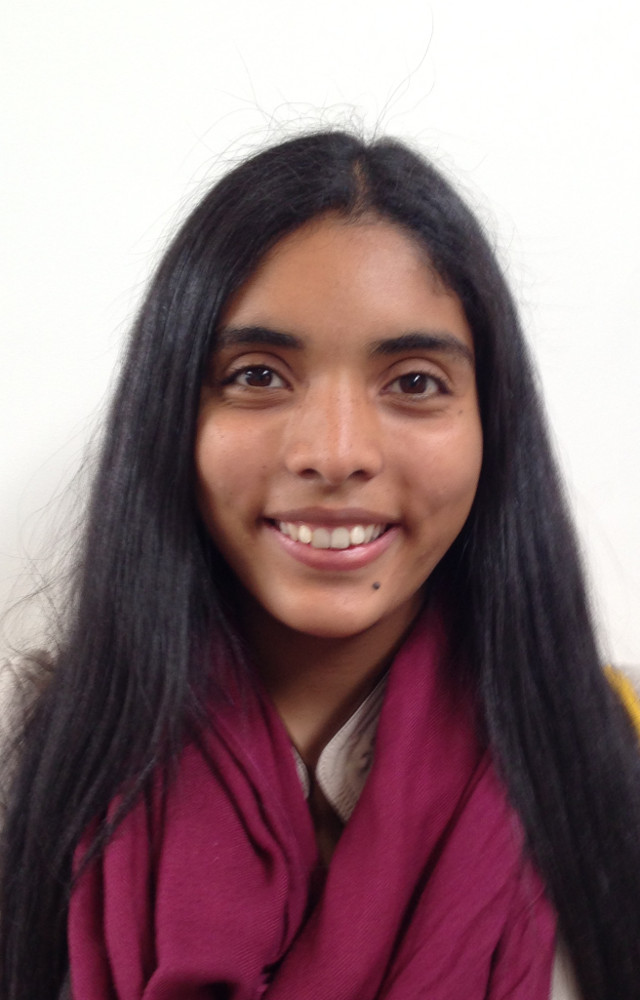
%> input picture Lab/03_Hybrid/cami.jpg, 640 x 1000 px
$ octave hydrid.m   (GNU Octave 9; MATLAB toolbox functions it lacks are replaced by stand-ins)
%> lines starting %> are read from the running program, lines starting %| are printed output that depends on the picture
### Lab/03_Hybrid/vis_hybrid_image.m
function output = vis_hybrid_image(hybrid_image)
%visualize a hybrid image by progressively downsampling the image and
%concatenating all of the images together.

scales = 5; %how many downsampled versions to create
scale_factor = 0.5; %how much to downsample each time
padding = 5; %how many pixels to pad.

original_height = size(hybrid_image,1);
num_colors = size(hybrid_image,3); %counting how many color channels the input has
output = hybrid_image;
cur_image = hybrid_image;

for i = 2:scales
    %add padding
    output = cat(2, output, ones(original_height, padding, num_colors));

    %dowsample image;
    cur_image = imresize(cur_image, scale_factor, 'bilinear');
    %pad the top and append to the output
    tmp = cat(1,ones(original_height - size(cur_image,1), size(cur_image,2), num_colors), cur_image);
    output = cat(2, output, tmp);
end


%code by James Hays

### Lab/03_Hybrid/hydrid.m
%% Laboratorio 3 Visi髇 artificial
% - Im醙enes H韇ridas -
% Juan Sebast韆n D韆z Boada
% Im醙enes: Mar韆 Alejandra D韆z y Mar韆 Camila Segura

close all
clear all
delete 'Alejandra_Segura.jpg'
delete 'Camila_Diaz.jpg'
delete 'piramide_AS.jpg'
delete 'piramide_CD.jpg'
clc
%% Se importan las im醙enes
cami=imread('cami.jpg');
%> cami is the input picture: size 1000x640x3 uint8; mean R, G, B 142.6, 116.7, 121.2
aleja=imread('aleja.jpg');
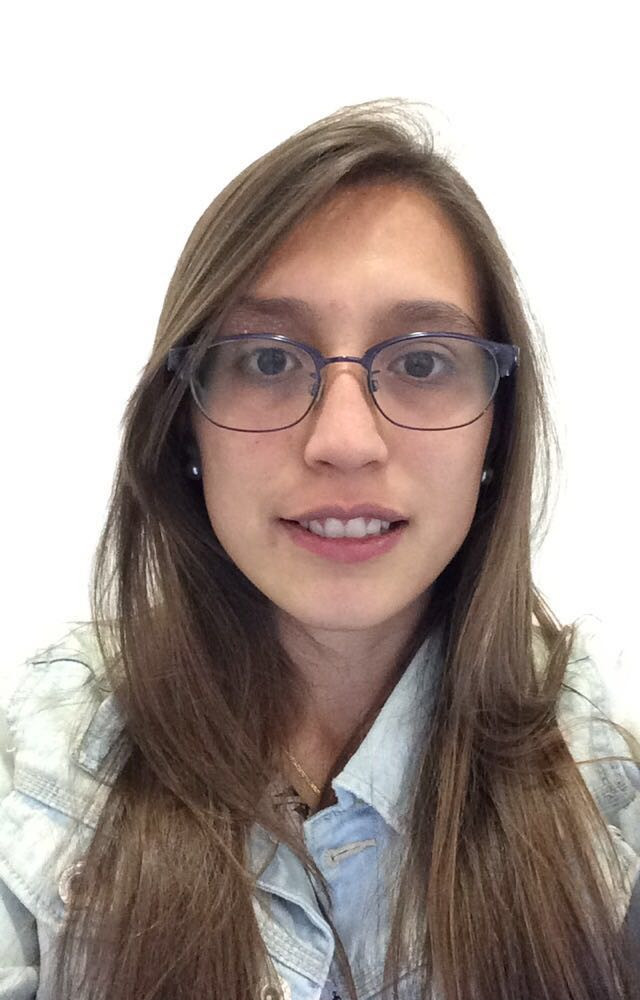
%> input picture Lab/03_Hybrid/aleja.jpg, 640 x 1000 px
%> aleja is the input picture: size 1000x640x3 uint8; mean R, G, B 171.9, 159.2, 153.6
%% Se crea el kernel gaussiano y se filtran las imagenes
% pasa bajas
h=fspecial('gaussian',100,9);
cami_filt=imfilter(cami,h);
aleja_filt=imfilter(aleja,h);
%% Se crean las im醙enes pasa altas
aleja_alto=aleja-aleja_filt;
cami_alto=cami-cami_filt;
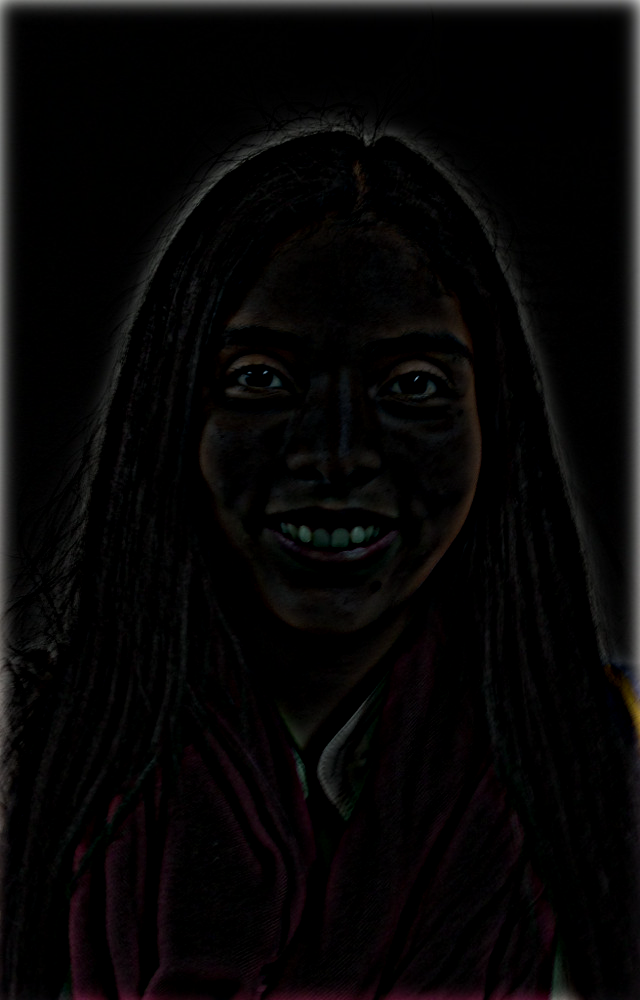
%> cami_alto: size 1000x640x3 uint8; mean R, G, B 7, 6, 6.1
%% Se muestran las imagenes filtradas
figure;
subplot(2,2,1)
imshow(aleja_filt)
subplot(2,2,2)
imshow(cami_filt)
subplot(2,2,3)
imshow(aleja_alto)
subplot(2,2,4)
imshow(cami_alto)
%% Alejandra Segura
% Se suma el bajo de 'Camila' con el alto de 'Alejandra'
AS=aleja_alto+cami_filt;
% Se crea la pir醡ide de la suma
pAS=vis_hybrid_image(AS);
%> after the loop in vis_hybrid_image, `for i = 2:scales`:
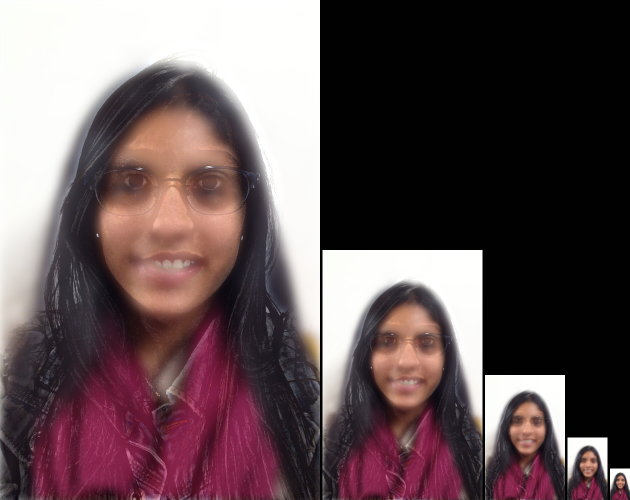
%> output: size 1000x1260x3 uint8 (shown at 1/2 size); mean R, G, B 100, 82.6, 85.5
figure
imshow(AS)
figure
imshow(pAS)
% Se guardan las imagenes en formato jpg
imwrite(AS,'Alejandra_Segura.jpg')
imwrite(pAS,'piramide_AS.jpg')
%% Camila Diaz
% SE suma el bajo de 'Alejandra' con el alto de 'Camila'
CD=aleja_filt+cami_alto;
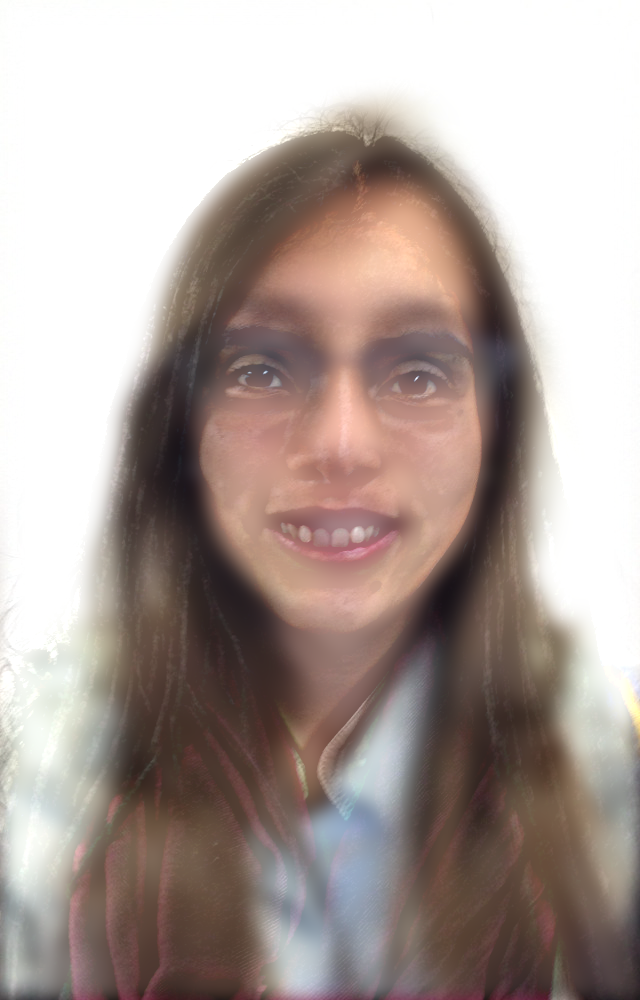
%> CD: size 1000x640x3 uint8; mean R, G, B 174.4, 160.8, 155.2
% Se crea la pir醡ide de la suma
pCD=vis_hybrid_image(CD);
%> the loop in vis_hybrid_image (call 2), `for i = 2:scales` made 4 passes
%> pass 1, in vis_hybrid_image (call 2), `tmp = cat(1,ones(original_height - size(cur_image,1), size(cur_image,2..`:
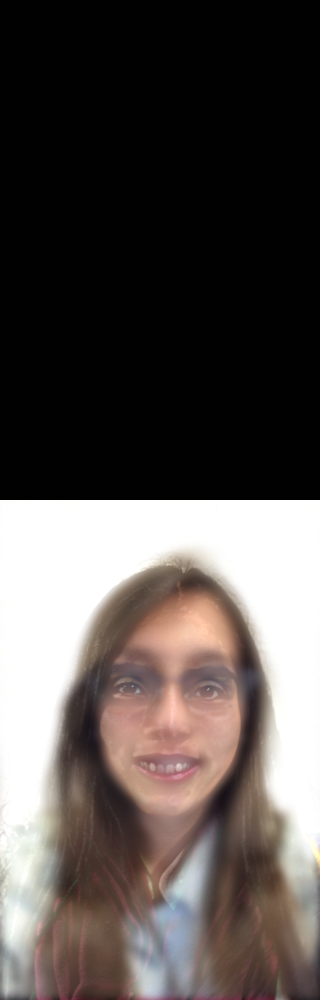
%> tmp: size 1000x320x3 uint8; mean R, G, B 87.7, 80.9, 78.1
%> pass 1, in vis_hybrid_image (call 2), `output = cat(2, output, tmp);`:
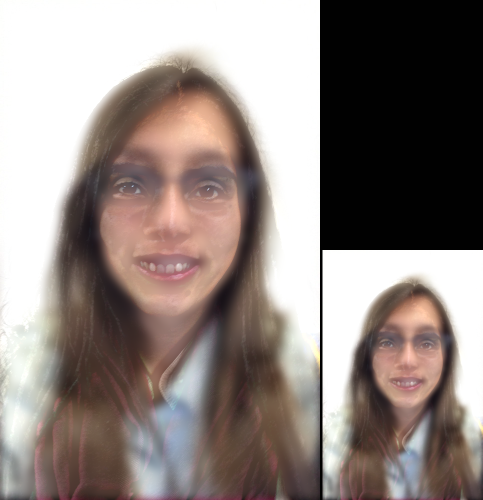
%> output: size 1000x965x3 uint8 (shown at 1/2 size); mean R, G, B 144.7, 133.5, 128.9
%> after the loop in vis_hybrid_image (call 2), `for i = 2:scales`:
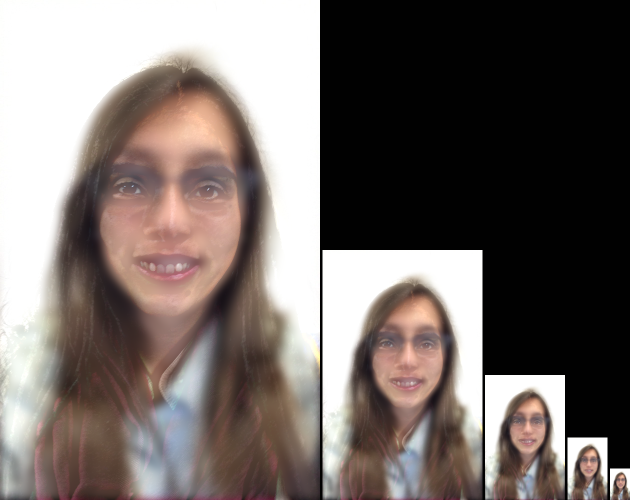
%> output: size 1000x1260x3 uint8 (shown at 1/2 size); mean R, G, B 118.3, 109.1, 105.4
figure
imshow(CD)
figure
imshow(pCD)
% Se guardan las imagenes en formato jpg
imwrite(pCD,'piramide_CD.jpg')
imwrite(CD,'Camila_Diaz.jpg')
